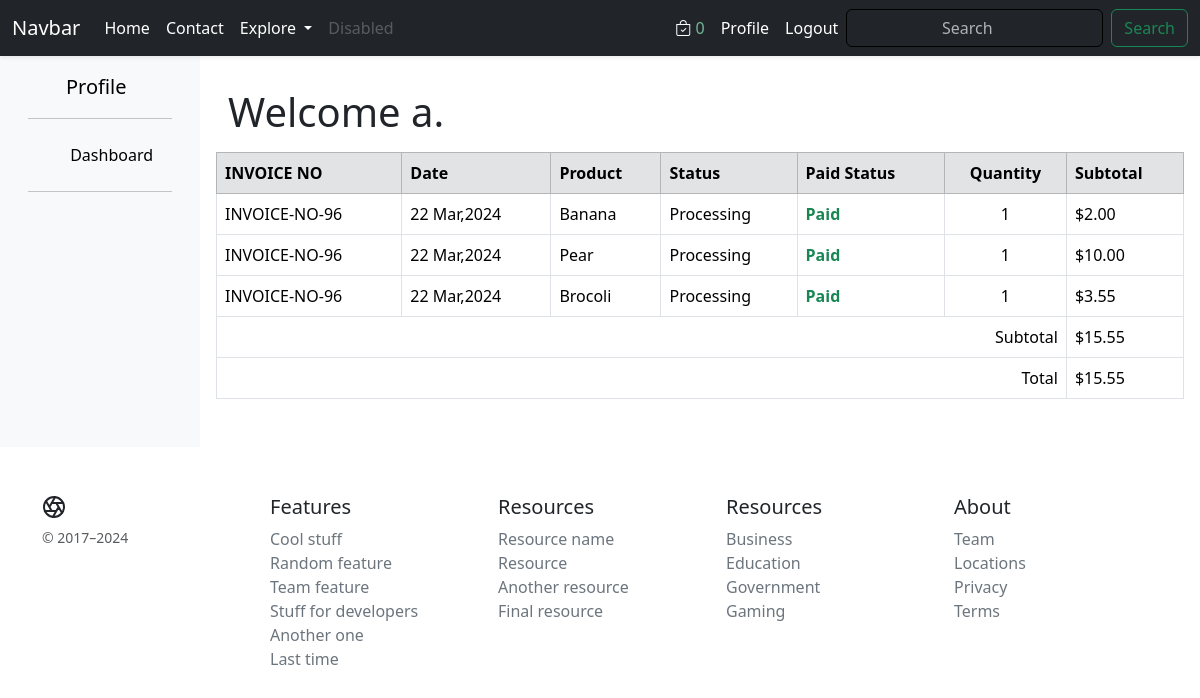
/order/96/ (signed in), run on the app's committed database.
### userauth/models.py (models this page shows)
class User(AbstractUser):
    email = models.EmailField(unique=True)
    username = models.CharField(max_length=100)
    USERNAME_FIELD = "email"
    REQUIRED_FIELDS = ['username']
    def __str__(self):
        return self.username

### core/models.py (models this page shows, shortened)
class CartOrderItems(models.Model):
    order = models.ForeignKey(CartOrder, on_delete=models.CASCADE)
    invoice_no = models.CharField(max_length=200)
    product_status = models.CharField(max_length=200)
    item = models.CharField(max_length=200)
    qty = models.IntegerField(default=0)
    image = models.CharField(max_length=200)
    price = models.DecimalField(
        max_digits=9999999, decimal_places=2, default="1.99")
    total = models.DecimalField(
        max_digits=9999999, decimal_places=2, default="1.99")
    class Meta:
        verbose_name_plural = "Cart Order Items"

class CartOrder(models.Model):
    user = models.ForeignKey(User, on_delete=models.CASCADE)
    price = models.DecimalField(max_digits=10, decimal_places=2, default=1.99)
    paid_status = models.BooleanField(default=False)
    order_date = models.DateTimeField(auto_now_add=True)
    product_status = models.CharField(
        max_length=30, choices=STATUS_CHOICES, default='processing')
    class Meta:
        verbose_name_plural = "Cart Orders"

### core/views.py (the view)
# urls.py: path('order/<int:id>/', views.order_details,
@login_required
def order_details(request, id):
    order_details = CartOrder.objects.get(user=request.user, pk=id)
    order_items = CartOrderItems.objects.filter(
        order=order_details)
    context = {
        'order_details': order_details,
        'order_items': order_items,
    }
    return render(request, 'core/order_details.html', context)

### core/context_processors.py (called while the page is built)
def default(request):
    categories_context = Category.objects.all()
    vendors_context = Vendor.objects.all()
    try:
        address_context = Address.objects.get(user=request.user)
    except:
        address_context = None
    min_max_price = Product.objects.aggregate(Min("price"), Max("price"))
    return {
        'categories_context': categories_context,
        'vendors_context': vendors_context,
        'address_context': address_context,
        'min_max_price_context': min_max_price,
    }

### Templates/core/order_details.html
{% extends 'core/base.html' %} {% load static %} {% block content %}
<div class="container-fluid">
  <div class="row">
    <div class="col-xl-2 col-sm-12 col-md-3 col-lg-2 bg-body-tertiary">
      <div class="p-3">
        <a
          href=""
          class="d-flex align-items-center mb-3 link-body-emphasis text-decoration-none"
        >
          <svg class="bi pe-none me-2" width="30" height="24"></svg>
          <span class="fs-5">Profile</span>
        </a>
        <hr />
        <ul class="nav nav-pills flex-column mb-auto">
          <li>
            <a
              href="{% url 'core:dashboard' %}"
              class="nav-link link-body-emphasis"
            >
              <svg class="bi pe-none me-2" width="14" height="14">
                <use xlink:href="#speedometer2"></use>
              </svg>
              Dashboard
            </a>
          </li>
        </ul>
        <hr />
      </div>
    </div>
    <div class="col-xl-10 col-sm-12 col-md-9 col-lg-10 my-3 p-3">
      <div class="container">
        <p class="display-6">Welcome {{request.user}}.</p>
      </div>
      <div class="col">
        <div id="orders-section">
          <table class="table table-bordered table-hover">
            <thead class="table-secondary">
              <tr>
                <th scope="col">INVOICE NO</th>
                <th scope="col">Date</th>
                <th scope="col">Product</th>
                <th scope="col">Status</th>
                <th scope="col">Paid Status</th>
                <th scope="col" class="text-center">Quantity</th>
                <th scope="col">Subtotal</th>
              </tr>
            </thead>
            <tbody>
              {% for i in order_items %}
              <tr>
                <td>{{ i.invoice_no }}</td>
                <td>{{ i.order.order_date|date:"d M,Y" }}</td>
                <td>{{ i.item }}</td>
                <td>{{ i.product_status|title }}</td>
                {% if i.order.paid_status %}
                <td class="text-success fw-bold">Paid</td>
                {% else %}
                <td class="text-danger fw-bold">Unpaid</td>
                {% endif %}
                <td class="text-center">{{ i.qty }}</td>
                <td>${{ i.total }}</td>
              </tr>
              {% endfor %}
            </tbody>
            <tfoot>
              <tr>
                <td colspan="6" class="text-end">Subtotal</td>
                <td>${{ order_details.price }}</td>
              </tr>
              <tr>
                <td colspan="6" class="text-end">Total</td>
                <td>${{ order_details.price }}</td>
              </tr>
            </tfoot>
          </table>
        </div>
      </div>
    </div>
  </div>
</div>
{%endblock%}

### data on the page
User: user "a"
CartOrderItems: invoice_no "INVOICE-NO-96", order.order_date "22 Mar,2024", item "Banana", product_status "Processing", shows "Paid", qty "1", total "2.00"
CartOrderItems: invoice_no "INVOICE-NO-96", order.order_date "22 Mar,2024", item "Pear", product_status "Processing", shows "Paid", qty "1", total "10.00"
CartOrderItems: invoice_no "INVOICE-NO-96", order.order_date "22 Mar,2024", item "Brocoli", product_status "Processing", shows "Paid", qty "1", total "3.55"
CartOrder: price "15.55"

### other printed values
{{ request.session.cart_data_obj|length }} "0"
